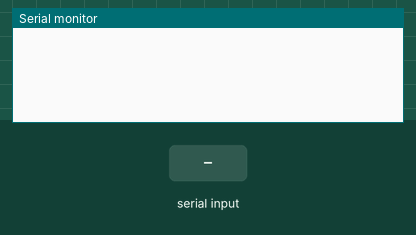
Recording of a sketch running on a simulated Arduino Mega 2560, built with avr-gcc and run on an emulated ATmega2560. On the bench: the last lines printed to the serial monitor. The test bench sets the inputs (shaded band).

Above: at 1.2 s.
1.3 s: "90,45\n" received over Serial
At 1.9 s:
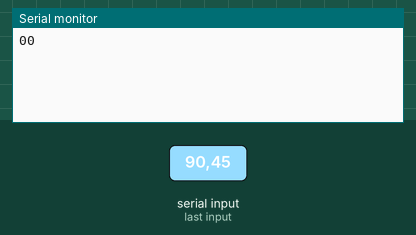
2.8 s: "5\n" received over Serial
At 4.2 s:
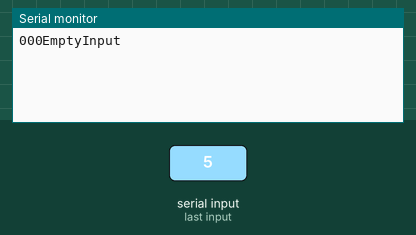

The sketch:

basic_serial_list.ino
```cpp
#include <ArduinoJson.h>

#define HWSERIAL Serial1

String raw;
int up;
int y;


void setup() {
  Serial.begin(9600);
  Serial.setTimeout(1);
}

void loop() {
  while (!Serial.available());
  raw = Serial.readStringUntil( '\n' );
  StaticJsonDocument<512> data;

  DeserializationError error = deserializeJson(data, raw);
  if (error) {
    Serial.println(error.c_str());
    return;
  }

  up = atoi(data["up"]);
  delay(20);

  Serial.print(up);
}
```

Measured:
- after the input at 1.3 s, the serial monitor: prints a new line at once (image 1)
- after the input at 2.8 s, the serial monitor: prints a new line at once (image 2)
